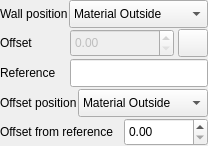
           <widget class="QFrame" name="offsetGroup">
            <property name="sizePolicy">
             <sizepolicy hsizetype="Preferred" vsizetype="Maximum">
              <horstretch>0</horstretch>
              <verstretch>0</verstretch>
             </sizepolicy>
            </property>
            <property name="autoFillBackground">
             <bool>false</bool>
            </property>
            <property name="styleSheet">
             <string notr="true"/>
            </property>
            <property name="frameShadow">
             <enum>QFrame::Shadow::Plain</enum>
            </property>
            <property name="lineWidth">
             <number>0</number>
            </property>
            <layout class="QGridLayout" name="gridLayout_7">
             <property name="sizeConstraint">
              <enum>QLayout::SizeConstraint::SetDefaultConstraint</enum>
             </property>
             <property name="leftMargin">
              <number>0</number>
             </property>
             <property name="topMargin">
              <number>0</number>
             </property>
             <property name="rightMargin">
              <number>0</number>
             </property>
             <property name="bottomMargin">
              <number>0</number>
             </property>
             <property name="spacing">
              <number>1</number>
             </property>
             <item row="5" column="0">
              <widget class="QWidget" name="frameOffOff" native="true">
               <layout class="QHBoxLayout" name="frame">
                <property name="spacing">
                 <number>4</number>
                </property>
                <property name="leftMargin">
                 <number>0</number>
                </property>
                <property name="topMargin">
                 <number>0</number>
                </property>
                <property name="rightMargin">
                 <number>0</number>
                </property>
                <property name="bottomMargin">
                 <number>0</number>
                </property>
                <item>
                 <widget class="QLabel" name="labelOffFromRef">
                  <property name="sizePolicy">
                   <sizepolicy hsizetype="Maximum" vsizetype="Preferred">
                    <horstretch>0</horstretch>
                    <verstretch>0</verstretch>
                   </sizepolicy>
                  </property>
                  <property name="minimumSize">
                   <size>
                    <width>28</width>
                    <height>28</height>
                   </size>
                  </property>
                  <property name="baseSize">
                   <size>
                    <width>0</width>
                    <height>28</height>
                   </size>
                  </property>
                  <property name="text">
                   <string>Offset from reference  </string>
                  </property>
                 </widget>
                </item>
                <item>
                 <widget class="Gui::QuantitySpinBox" name="OffsetTypeOffset" native="true">
                  <property name="sizePolicy">
                   <sizepolicy hsizetype="Preferred" vsizetype="Preferred">
                    <horstretch>0</horstretch>
                    <verstretch>0</verstretch>
                   </sizepolicy>
                  </property>
                  <property name="minimumSize">
                   <size>
                    <width>28</width>
                    <height>28</height>
                   </size>
                  </property>
                  <property name="baseSize">
                   <size>
                    <width>28</width>
                    <height>28</height>
                   </size>
                  </property>
                  <property name="unit" stdset="0">
                   <string notr="true">mm</string>
                  </property>
                 </widget>
                </item>
               </layout>
              </widget>
             </item>
             <item row="2" column="0">
              <widget class="QWidget" name="frameOffFaceRef" native="true">
               <layout class="QHBoxLayout" name="offsetLayout2">
                <property name="spacing">
                 <number>4</number>
                </property>
                <property name="leftMargin">
                 <number>0</number>
                </property>
                <property name="topMargin">
                 <number>0</number>
                </property>
                <property name="rightMargin">
                 <number>0</number>
                </property>
                <property name="bottomMargin">
                 <number>0</number>
                </property>
                <item>
                 <widget class="QLabel" name="labelOffset">
                  <property name="sizePolicy">
                   <sizepolicy hsizetype="Maximum" vsizetype="Preferred">
                    <horstretch>0</horstretch>
                    <verstretch>0</verstretch>
                   </sizepolicy>
                  </property>
                  <property name="minimumSize">
                   <size>
                    <width>66</width>
                    <height>0</height>
                   </size>
                  </property>
                  <property name="maximumSize">
                   <size>
                    <width>0</width>
                    <height>16777215</height>
                   </size>
                  </property>
                  <property name="text">
                   <string>Offset</string>
                  </property>
                 </widget>
                </item>
                <item>
                 <widget class="Gui::QuantitySpinBox" name="Offset" native="true">
                  <property name="enabled">
                   <bool>false</bool>
                  </property>
                  <property name="sizePolicy">
                   <sizepolicy hsizetype="Preferred" vsizetype="Preferred">
                    <horstretch>0</horstretch>
                    <verstretch>0</verstretch>
                   </sizepolicy>
                  </property>
                  <property name="unit" stdset="0">
                   <string notr="true">mm</string>
                  </property>
                 </widget>
                </item>
                <item>
                 <widget class="QPushButton" name="SelOffsetFace">
                  <property name="sizePolicy">
                   <sizepolicy hsizetype="Fixed" vsizetype="Fixed">
                    <horstretch>0</horstretch>
                    <verstretch>0</verstretch>
                   </sizepolicy>
                  </property>
                  <property name="minimumSize">
                   <size>
                    <width>30</width>
                    <height>28</height>
                   </size>
                  </property>
                  <property name="maximumSize">
                   <size>
                    <width>28</width>
                    <height>28</height>
                   </size>
                  </property>
                  <property name="baseSize">
                   <size>
                    <width>28</width>
                    <height>28</height>
                   </size>
                  </property>
                  <property name="toolTip">
                   <string>Face reference</string>
                  </property>
                  <property name="styleSheet">
                   <string notr="true">margin: 0px;
padding: 0px;
min-width: 28px;</string>
                  </property>
                  <property name="text">
                   <string/>
                  </property>
                  <property name="icon">
                   <iconset>
                    <normaloff>Icons:FaceSelection_On.svg</normaloff>
                    <normalon>Icons:FaceSelection_Off.svg</normalon>Icons:FaceSelection_On.svg</iconset>
                  </property>
                  <property name="iconSize">
                   <size>
                    <width>24</width>
                    <height>24</height>
                   </size>
                  </property>
                  <property name="checkable">
                   <bool>true</bool>
                  </property>
                 </widget>
                </item>
               </layout>
              </widget>
             </item>
             <item row="3" column="0">
              <widget class="QWidget" name="frameOffType" native="true">
               <layout class="QVBoxLayout" name="verticalLayout_8">
                <property name="spacing">
                 <number>1</number>
                </property>
                <property name="leftMargin">
                 <number>0</number>
                </property>
                <property name="topMargin">
                 <number>0</number>
                </property>
                <property name="rightMargin">
                 <number>0</number>
                </property>
                <property name="bottomMargin">
                 <number>0</number>
                </property>
                <item>
                 <widget class="QWidget" name="frameOffFaceRef_2" native="true">
                  <layout class="QHBoxLayout" name="frameOffsetType">
                   <property name="spacing">
                    <number>4</number>
                   </property>
                   <property name="leftMargin">
                    <number>0</number>
                   </property>
                   <property name="topMargin">
                    <number>1</number>
                   </property>
                   <property name="rightMargin">
                    <number>0</number>
                   </property>
                   <property name="bottomMargin">
                    <number>1</number>
                   </property>
                   <item>
                    <widget class="QLabel" name="labelOffsetFaceRef">
                     <property name="sizePolicy">
                      <sizepolicy hsizetype="Maximum" vsizetype="Preferred">
                       <horstretch>0</horstretch>
                       <verstretch>0</verstretch>
                      </sizepolicy>
                     </property>
                     <property name="minimumSize">
                      <size>
                       <width>66</width>
                       <height>0</height>
                      </size>
                     </property>
                     <property name="text">
                      <string>Reference</string>
                     </property>
                    </widget>
                   </item>
                   <item>
                    <widget class="QLineEdit" name="OffsetFaceRef">
                     <property name="sizePolicy">
                      <sizepolicy hsizetype="Preferred" vsizetype="Fixed">
                       <horstretch>0</horstretch>
                       <verstretch>0</verstretch>
                      </sizepolicy>
                     </property>
                     <property name="minimumSize">
                      <size>
                       <width>0</width>
                       <height>28</height>
                      </size>
                     </property>
                     <property name="baseSize">
                      <size>
                       <width>0</width>
                       <height>28</height>
                      </size>
                     </property>
                     <property name="readOnly">
                      <bool>true</bool>
                     </property>
                    </widget>
                   </item>
                  </layout>
                 </widget>
                </item>
                <item>
                 <layout class="QHBoxLayout" name="horizontalLayout_6">
                  <property name="spacing">
                   <number>1</number>
                  </property>
                  <item>
                   <widget class="QLabel" name="labelOffsetPos">
                    <property name="text">
                     <string>Offset position</string>
                    </property>
                   </widget>
                  </item>
                  <item>
                   <widget class="QComboBox" name="OffsetTypes">
                    <property name="sizePolicy">
                     <sizepolicy hsizetype="MinimumExpanding" vsizetype="Fixed">
                      <horstretch>0</horstretch>
                      <verstretch>0</verstretch>
                     </sizepolicy>
                    </property>
                    <property name="minimumSize">
                     <size>
                      <width>0</width>
                      <height>28</height>
                     </size>
                    </property>
                    <property name="maximumSize">
                     <size>
                      <width>16777215</width>
                      <height>16777215</height>
                     </size>
                    </property>
                    <property name="sizeIncrement">
                     <size>
                      <width>0</width>
                      <height>0</height>
                     </size>
                    </property>
                    <property name="baseSize">
                     <size>
                      <width>0</width>
                      <height>28</height>
                     </size>
                    </property>
                    <property name="focusPolicy">
                     <enum>Qt::FocusPolicy::WheelFocus</enum>
                    </property>
                    <property name="currentText">
                     <string>Material Outside</string>
                    </property>
                    <property name="currentIndex">
                     <number>0</number>
                    </property>
                    <property name="sizeAdjustPolicy">
                     <enum>QComboBox::SizeAdjustPolicy::AdjustToContentsOnFirstShow</enum>
                    </property>
                    <property name="iconSize">
                     <size>
                      <width>28</width>
                      <height>28</height>
                     </size>
                    </property>
                    <item>
                     <property name="text">
                      <string>Material Outside</string>
                     </property>
                     <property name="icon">
                      <iconset>
                       <normalon>Icons:SheetMetal_WallPosMatOut.svg</normalon>
                      </iconset>
                     </property>
                    </item>
                    <item>
                     <property name="text">
                      <string>Material Inside</string>
                     </property>
                     <property name="icon">
                      <iconset>
                       <normalon>Icons:SheetMetal_WallPosMatIns.svg</normalon>
                      </iconset>
                     </property>
                    </item>
                    <item>
                     <property name="text">
                      <string>Thickness Outside</string>
                     </property>
                     <property name="icon">
                      <iconset>
                       <normalon>Icons:SheetMetal_WallPosThkOut.svg</normalon>
                      </iconset>
                     </property>
                    </item>
                    <item>
                     <property name="text">
                      <string>Offset</string>
                     </property>
                     <property name="icon">
                      <iconset>
                       <normalon>Icons:SheetMetal_WallPosOffset.svg</normalon>
                      </iconset>
                     </property>
                    </item>
                   </widget>
                  </item>
                 </layout>
                </item>
               </layout>
              </widget>
             </item>
             <item row="1" column="0">
              <layout class="QHBoxLayout" name="bendTypeLayout">
               <property name="spacing">
                <number>1</number>
               </property>
               <item>
                <widget class="QLabel" name="labelWallPos">
                 <property name="sizePolicy">
                  <sizepolicy hsizetype="Maximum" vsizetype="Preferred">
                   <horstretch>0</horstretch>
                   <verstretch>0</verstretch>
                  </sizepolicy>
                 </property>
                 <property name="minimumSize">
                  <size>
                   <width>68</width>
                   <height>0</height>
                  </size>
                 </property>
                 <property name="maximumSize">
                  <size>
                   <width>66</width>
                   <height>16777215</height>
                  </size>
                 </property>
                 <property name="text">
                  <string>Wall position</string>
                 </property>
                </widget>
               </item>
               <item>
                <widget class="QComboBox" name="BendType">
                 <property name="sizePolicy">
                  <sizepolicy hsizetype="Preferred" vsizetype="Fixed">
                   <horstretch>0</horstretch>
                   <verstretch>0</verstretch>
                  </sizepolicy>
                 </property>
                 <property name="minimumSize">
                  <size>
                   <width>0</width>
                   <height>28</height>
                  </size>
                 </property>
                 <property name="maximumSize">
                  <size>
                   <width>16777215</width>
                   <height>28</height>
                  </size>
                 </property>
                 <property name="baseSize">
                  <size>
                   <width>0</width>
                   <height>28</height>
                  </size>
                 </property>
                 <property name="currentIndex">
                  <number>0</number>
                 </property>
                 <property name="iconSize">
                  <size>
                   <width>28</width>
                   <height>28</height>
                  </size>
                 </property>
                 <item>
                  <property name="text">
                   <string>Material Outside</string>
                  </property>
                  <property name="icon">
                   <iconset>
                    <normalon>Icons:SheetMetal_WallPosMatOut.svg</normalon>
                   </iconset>
                  </property>
                 </item>
                 <item>
                  <property name="text">
                   <string>Material Inside</string>
                  </property>
                  <property name="icon">
                   <iconset>
                    <normalon>Icons:SheetMetal_WallPosMatIns.svg</normalon>
                   </iconset>
                  </property>
                 </item>
                 <item>
                  <property name="text">
                   <string>Thickness Outside</string>
                  </property>
                  <property name="icon">
                   <iconset>
                    <normalon>Icons:SheetMetal_WallPosThkOut.svg</normalon>
                   </iconset>
                  </property>
                 </item>
                 <item>
                  <property name="text">
                   <string>Offset</string>
                  </property>
                  <property name="icon">
                   <iconset>
                    <normalon>Icons:SheetMetal_WallPosOffset.svg</normalon>
                   </iconset>
                  </property>
                 </item>
                </widget>
               </item>
              </layout>
             </item>
            </layout>
           </widget>
